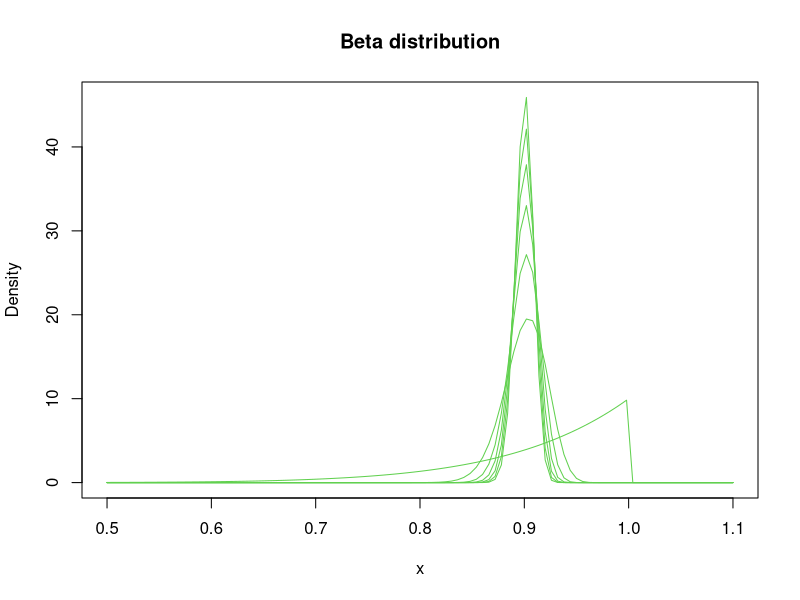

This chart was generated by the following R code:
n <- seq(10, 1210,200)
l <- floor((n+1)*0.1)

length(n)

curve(dbeta(x, n[7]+1-l[7],l[7]), 
      from = 0.5, to = 1.1, 
      col = 3,
      main = "Beta distribution",
      ylab = "Density")

for (i in 1:6){
  curve(dbeta(x, n[i]+1-l[i],l[i]), from = 0.5, to = 1.1, col = 3, add = TRUE)
}

?curve

